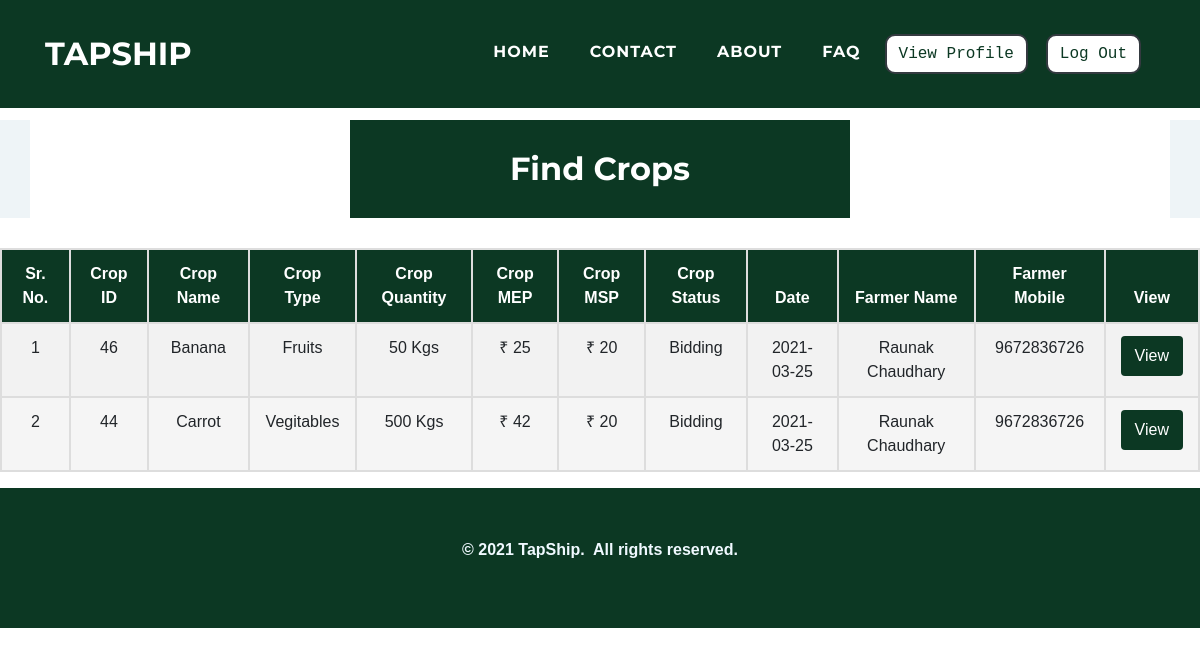
/customers/findcrop.php (signed in), run on an earlier commit of the app's database.
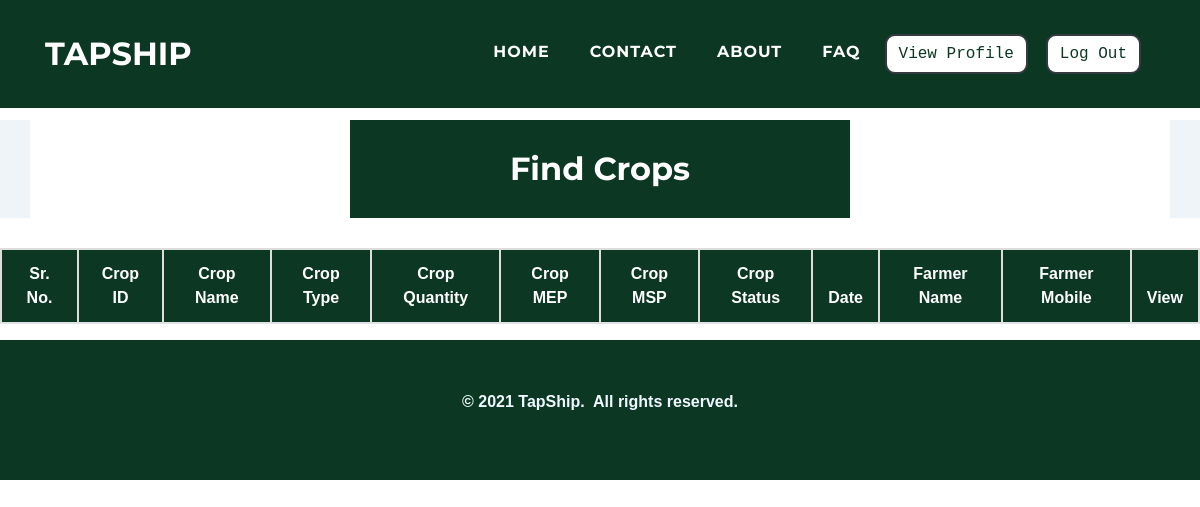
And on a later commit of the database.
### tables this page shows
CREATE TABLE `cropsale` (
  `cr_id` int(11) NOT NULL,
  `cr_f_mobile` varchar(10) NOT NULL,
  `cr_cro_id` int(11) NOT NULL,
  `cr_quantity` varchar(10) NOT NULL,
  `cr_img1` varchar(500) NOT NULL,
  `cr_img2` varchar(500) NOT NULL,
  `cr_img3` varchar(500) NOT NULL,
  `cr_mep` varchar(10) NOT NULL,
  `cr_date` date NOT NULL,
  `cr_status` varchar(10) NOT NULL
);

CREATE TABLE `cropdetails` (
  `cro_id` int(11) NOT NULL,
  `cro_name` varchar(50) NOT NULL,
  `cro_type` varchar(25) NOT NULL,
  `cro_msp` float NOT NULL
);

### customers/findcrop.php (the view, shortened to what this page needs)
<?php
$res = $_SESSION["sessionid"];
$c_mobile= $res;
?>
<!DOCTYPE html>
<html>
<head>
    <link rel="stylesheet" href="../assets/bootstrap/css/bootstrap.min.css">
    <link rel="stylesheet" href="../assets/fonts/font-awesome.min.css">
    <link rel="stylesheet" href="../assets/fonts/ionicons.min.css">
    <link rel="stylesheet" href="../assets/css/Article-List.css">
    <link rel="stylesheet" href="../assets/css/Features-Boxed.css">
    <link rel="stylesheet" href="../assets/css/Footer-Dark.css">
    <link rel="stylesheet" href="../assets/css/Highlight-Blue.css">
    <link rel="stylesheet" href="https://cdnjs.cloudflare.com/ajax/libs/animate.css/3.5.2/animate.min.css">
    <link rel="stylesheet" href="https://cdnjs.cloudflare.com/ajax/libs/aos/2.2.0/aos.css">
    <link rel="stylesheet" href="../assets/css/Login-Form-Clean.css">
    <link rel="stylesheet" href="../assets/css/table-style.css"/>
</head>
<body id="page-top">
    <nav class="navbar navbar-light navbar-expand-lg fixed-top text-uppercase" id="mainNav" style="background: #0c3823;">
        <div class="container">
            <a class="navbar-brand js-scroll-trigger" data-bs-hover-animate="pulse" href="../index.php" style="font-family: Montserrat, sans-serif;">TAPSHIP</a>
            <div class="collapse navbar-collapse"
                id="navbarResponsive">
                <ul class="nav navbar-nav ml-auto">
                    <li class="nav-item mx-0 mx-lg-1"><a class="nav-link py-3 px-0 px-lg-3 rounded js-scroll-trigger" data-bs-hover-animate="pulse" href="../index.php" style="filter: contrast(100%) grayscale(0%) hue-rotate(0deg) invert(0%) sepia(0%);">HOME</a></li>
                    <li class="nav-item mx-0 mx-lg-1"><a class="nav-link py-3 px-0 px-lg-3 rounded js-scroll-trigger" data-bs-hover-animate="pulse" href="../contact.php">CONTACT</a></li>
                    <li class="nav-item mx-0 mx-lg-1"><a class="nav-link py-3 px-0 px-lg-3 rounded js-scroll-trigger" data-bs-hover-animate="pulse" href="../about.php">ABOUT</a></li>
                    <li class="nav-item mx-0 mx-lg-1"><a class="nav-link py-3 px-0 px-lg-3 rounded js-scroll-trigger" data-bs-hover-animate="pulse" href="../faq.php">FAQ</a></li>
                    <li class="nav-item mx-0 mx-lg-1"><a href="../customers/profile.php"><button class="btn btn-dark text-monospace" data-bs-hover-animate="pulse" type="button" style="margin: 10px;background: rgb(255,255,255);color: #0c3823;margin-left: 0;border-radius: 10px;">View Profile</button></a></li>
                    <li class="nav-item mx-0 mx-lg-1"><a href="../farmers/logout-script.php"><button  class="btn btn-dark text-monospace" data-bs-hover-animate="pulse" type="button" style="margin: 10px;background: rgb(255,255,255);color: #0c3823;margin-left: 0;border-radius: 10px;">Log Out</button></a></li>
                </ul>
            </div>
        </div>
    </nav>
    <div class="features-boxed">
        <div class="container" style="background: #ffffff;">
            <div class="intro" style="background: #0c3823;margin-top: 120px;margin-bottom: 30px;">
                <h2 class="text-center" data-aos="fade" style="color: rgb(255,255,255);padding: 30px;margin-bottom: 0px;">Find Crops</h2>
            </div>
        </div>
    </div>
    <table  id="tabledata" class=" table table-striped table-hover table-bordered">
 <tr class="bg-dark text-white text-center">
 <thead>
 <th>Sr. No.</th>
 <th> Crop ID </th>
 <th> Crop Name </th>
 <th> Crop Type</th>
 <th> Crop Quantity</th>
 <th> Crop MEP</th>
 <th> Crop MSP</th>
 <th> Crop Status</th>
 <th> Date</th>
 <th> Farmer Name</th>
 <th> Farmer Mobile</th>
 <th> View</th>
 </thead>
 </tr >
 <?php
$con = mysqli_connect('localhost','root');
mysqli_select_db($con,'tapship');
 $q = "SELECT CD.cro_name, CD.cro_type, CD.cro_msp, CS.cr_id, CS.cr_quantity, CS.cr_mep, CS.cr_date, CS.cr_status, f.f_name, f.f_mobile
 FROM cropdetails CD, cropsale CS, farmer f  where CD.cro_id=CS.cr_cro_id AND f.f_mobile=CS.cr_f_mobile AND cs.cr_status IN (0,1) AND (SELECT count(cb_id) from cropbid cb WHERE cb.cb_c_mobile = $c_mobile AND cb.cb_cr_id = cs.cr_id)=0
 ORDER BY CS.cr_id DESC";
 $query = mysqli_query($con,$q);
 $c = 1;
 while($res = mysqli_fetch_array($query)){
 ?>
 <tr class="text-center">
 <td data-label="Sr. No."> <?php echo $c; $c+=1 ?> </td>
 <td data-label="Crop ID"> <?php echo $res['cr_id']; ?> </td>
 <td data-label="Crop Name"> <?php echo $res['cro_name'];  ?> </td>
 <td data-label="Crop Type"> <?php echo $res['cro_type'];  ?> </td>
 <td data-label="Crop Quantity"> <?php echo $res['cr_quantity'],' Kgs';  ?> </td>
 <td data-label="Crop MEP"> <?php echo '₹ ',$res['cr_mep'];  ?> </td>
 <td data-label="Crop MSP"> <?php echo '₹ ',$res['cro_msp'];  ?> </td>
 <td data-label="Crop Status"> <?php if($res['cr_status']=="0"){echo "Crop Added";}else if($res['cr_status']=="1"){echo "Bidding";} ?> </td>
 <td data-label="Date"> <?php echo $res['cr_date'];  ?> </td>
 <td data-label="Farmer Name"> <?php echo $res['f_name'];  ?> </td>
 <td data-label="Farmer Mobile"> <?php echo $res['f_mobile'];  ?> </td>
 <td data-label="View Details"> <button class="btn" style="background-color:#0c3823;"> <a href="viewcrop.php?cr_id=<?php echo $res['cr_id']; ?>" class="text-white"> View </a> </button> </td>
 </tr>
 <?php
 }
  ?>
 </table>
    <div class="footer-dark" style="background: rgb(12,56,35);">
        <footer>
            <div class="container">
                <p style="text-align: center;"><strong>© 2021 TapShip.&nbsp; All rights reserved.</strong><br></p>
            </div>
        </footer>
    </div>
</body>
</html>

### assets/css/Features-Boxed.css (style rules this page uses)
.features-boxed { color: #313437; background-color: #eef4f7; }
.features-boxed h2 { font-weight: bold; margin-bottom: 40px; padding-top: 40px; color: inherit; }
.features-boxed .intro { font-size: 16px; max-width: 500px; margin: 0 auto; }

### assets/css/Footer-Dark.css (style rules this page uses)
.footer-dark { padding: 50px 0; bottom: 0; color: #f0f9ff; background-color: #282d32; }

### assets/css/table-style.css (style rules this page uses)
body { margin:0; font-family: sans-serif; }
* { box-sizing: border-box; }
.table { width: 100%; border-collapse: collapse; }
.table td,.table th { padding:12px 15px; border:2px solid #ddd; text-align: center; font-size:16px; }
.table th { background-color:#0c3823; color:#ffffff; }
.table tbody tr:nth-child(even) { background-color: #f5f5f5; }

What changed in the data, as far as the page shows it:
no longer on this page (row edited): cropsale: cr_id "46", cr_cro.cro_name "Banana", cr_cro.cro_type "Fruits", cr_quantity "50", cr_mep "25", cr_cro.cro_msp "20", cr_status "Bidding", cr_date "2021-03-25", f_name "Raunak Chaudhary", f_mobile "9672836726"
no longer on this page (row edited): cropsale: cr_id "44", cr_cro.cro_name "Carrot", cr_cro.cro_type "Vegitables", cr_quantity "500", cr_mep "42", cr_cro.cro_msp "20", cr_status "Bidding", cr_date "2021-03-25", f_name "Raunak Chaudhary", f_mobile "9672836726"
